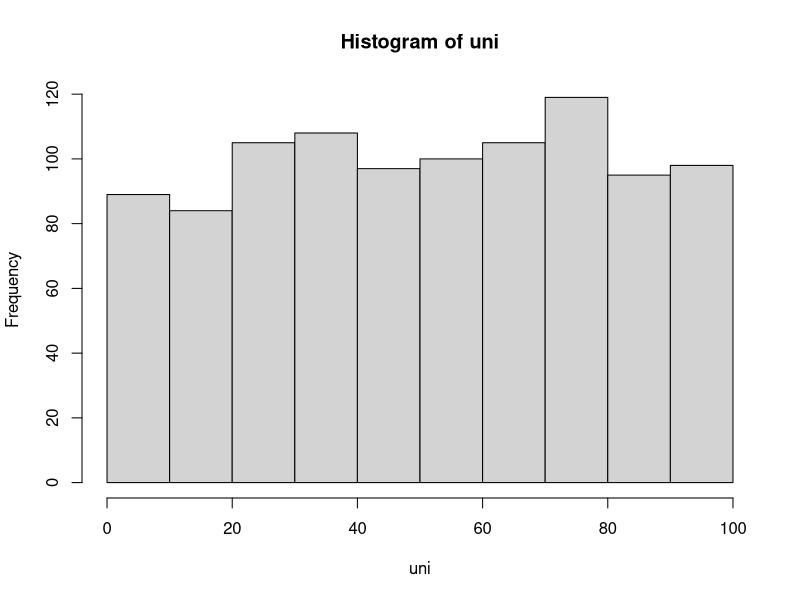
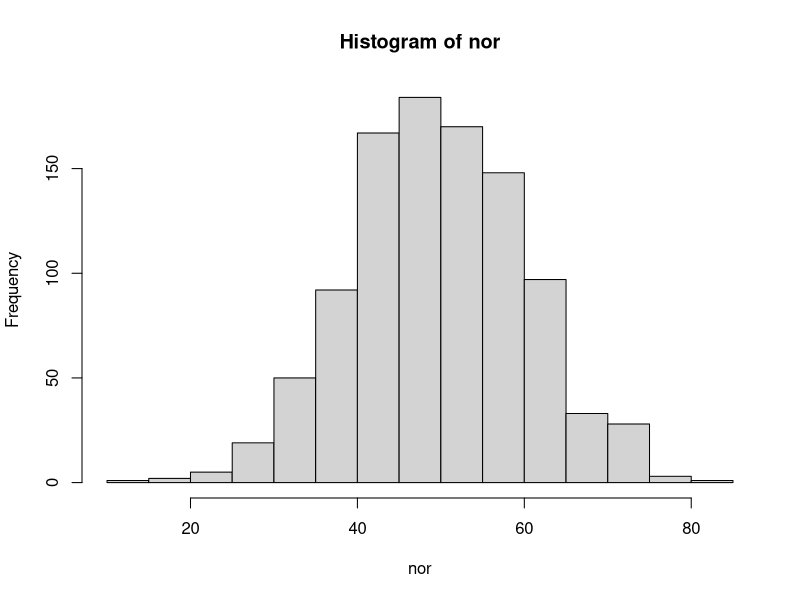
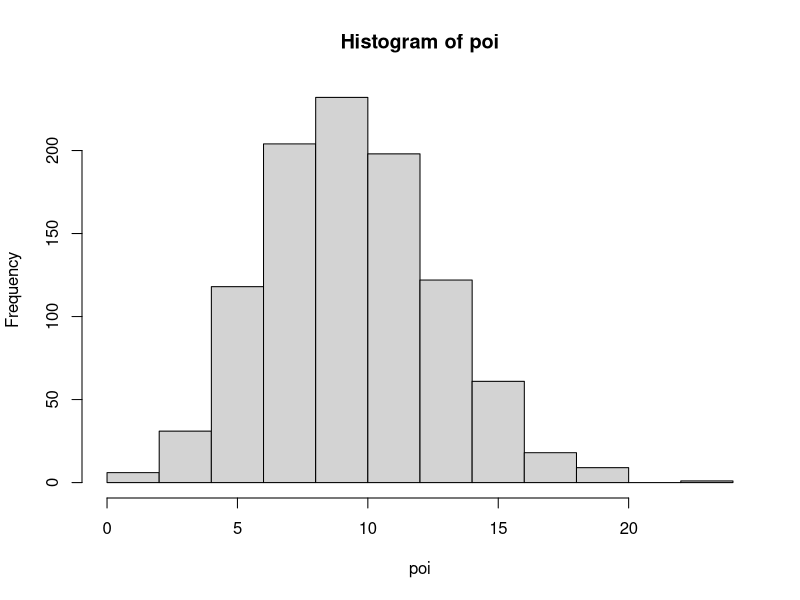
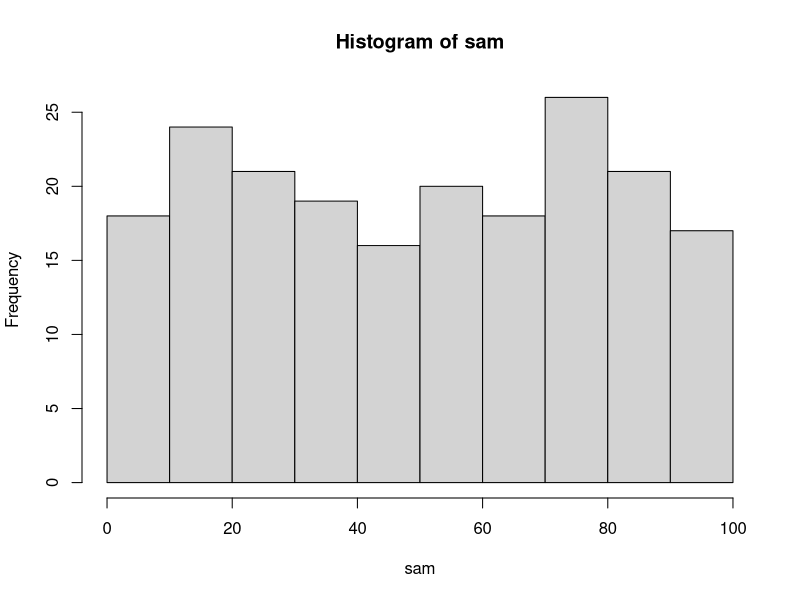
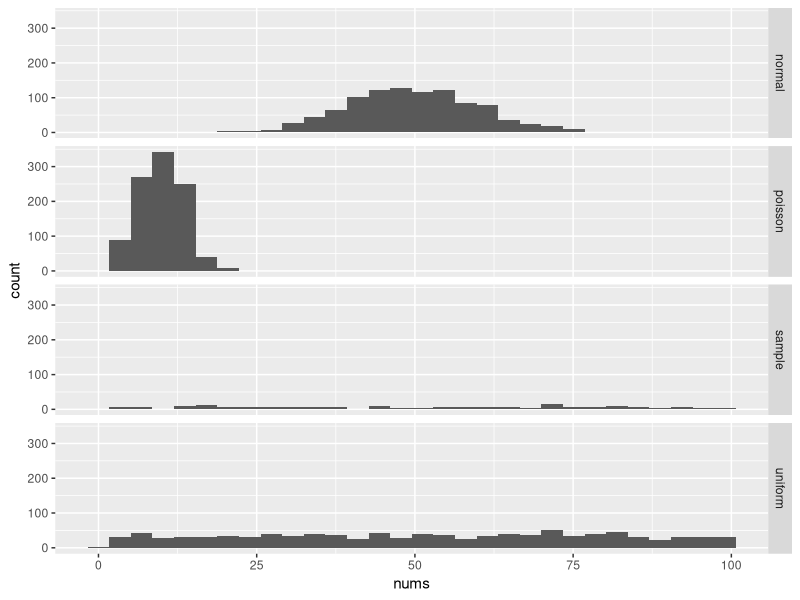
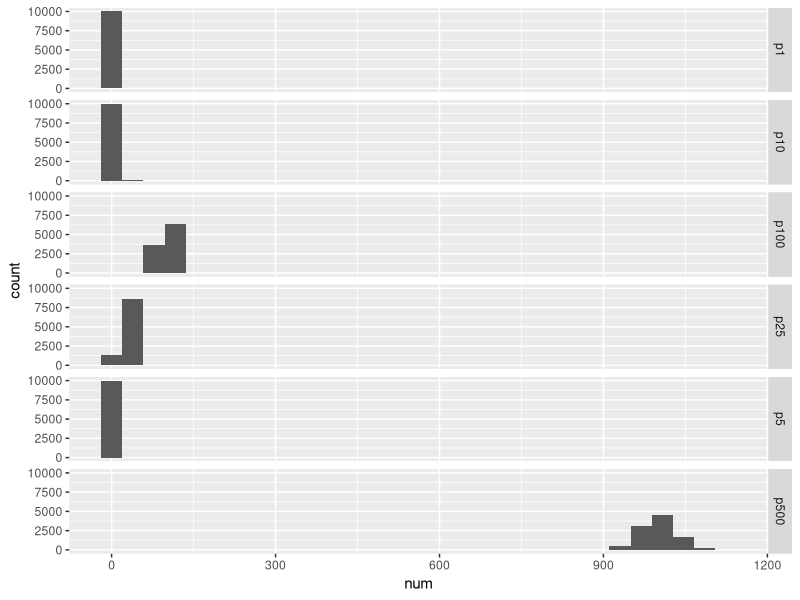
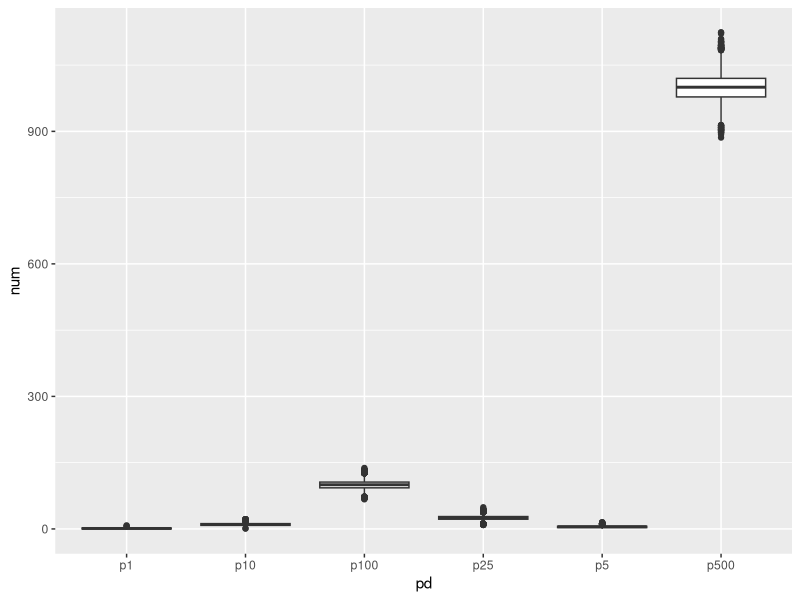

Write the R code that produced these figures, in order. (Note: this script raises an error after producing the figures.)

runif(100, 1,100)
rnorm(100, 50, 25)
rpois(100, 5)

uni <- runif(1000, 1,100)
nor <- rnorm(1000, 50, 10)
poi <- rpois(1000, 10)
sam <- sample(uni, 200, replace=FALSE)

hist(uni)
hist(nor)
hist(poi)
hist(sam)

dists <- data.frame("dist"="uniform",
                    "nums"=uni)
dists2 <- data.frame("dist"="normal",
                    "nums"=nor)
dists3 <- data.frame("dist"="poisson",
                    "nums"=poi)
dists4 <- data.frame("dist"="sample",
                    "nums"=sam)
dists <- rbind(dists,dists2,dists3,dists4)

library(ggplot2)
ggplot(dists, aes(x=nums))+geom_histogram()+
  facet_grid(dist~.)

### POISSON DISTRIBUTION

p1 <- rpois(10000, 1)
p5 <- rpois(10000,5)
p10 <- rpois(10000, 10)
p25 <- rpois(10000, 25)
p100 <- rpois(10000, 100)
p500 <- rpois(10000, 1000)

pd <- data.frame("pd"="p1","num"=p1)
pd5 <- data.frame("pd"="p5","num"=p5)
pd10 <- data.frame("pd"="p10","num"=p10)
pd25 <- data.frame("pd"="p25","num"=p25)
pd100 <- data.frame("pd"="p100","num"=p100)
pd500 <- data.frame("pd"="p500", "num"=p500)

pdist <- rbind(pd, pd5, pd10, pd25, pd100, pd500)

ggplot(pdist, aes(x=num))+geom_histogram()+
  facet_grid(pd~.)

ggplot(pdist, aes(x=pd, y=num))+geom_boxplot()

pdist %>% group_by(pd) %>%
  summarize(
    pmean=mean(num),
    pmed=median(num),
    std=sd(num)
  )

lnums <- c(1:20)
dp1 <- data.frame("lnums"=lnums, "dpois"=dpois(lnums, 1))
dp4 <- data.frame("lnums"=lnums, "dpois"=dpois(lnums, 4))
dp10 <- data.frame("lnums"=lnums, "dpois"=dpois(lnums, 10))
dp15 <- data.frame("lnums"=lnums, "dpois"=dpois(lnums, 15))

ggplot(dp1, aes(x=lnums, y=dpois))+geom_bar(stat='identity')
ggplot(dp4, aes(x=lnums, y=dpois))+geom_bar(stat='identity')
ggplot(dp10, aes(x=lnums, y=dpois))+geom_bar(stat='identity')
ggplot(dp15, aes(x=lnums, y=dpois))+geom_bar(stat='identity')